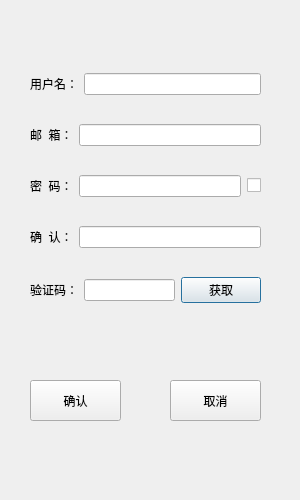
<?xml version="1.0" encoding="UTF-8"?>
<ui version="4.0">
 <class>RegisterDialog</class>
 <widget class="QDialog" name="RegisterDialog">
  <property name="geometry">
   <rect>
    <x>0</x>
    <y>0</y>
    <width>300</width>
    <height>500</height>
   </rect>
  </property>
  <property name="minimumSize">
   <size>
    <width>300</width>
    <height>500</height>
   </size>
  </property>
  <property name="maximumSize">
   <size>
    <width>300</width>
    <height>500</height>
   </size>
  </property>
  <property name="windowTitle">
   <string>Dialog</string>
  </property>
  <widget class="QWidget" name="layoutWidget">
   <property name="geometry">
    <rect>
     <x>30</x>
     <y>50</y>
     <width>231</width>
     <height>281</height>
    </rect>
   </property>
   <layout class="QVBoxLayout" name="verticalLayout_2">
    <item>
     <layout class="QHBoxLayout" name="horizontalLayout">
      <item>
       <widget class="QLabel" name="usr_label">
        <property name="text">
         <string>用户名：</string>
        </property>
       </widget>
      </item>
      <item>
       <widget class="QLineEdit" name="usr_lineEdit"/>
      </item>
     </layout>
    </item>
    <item>
     <layout class="QHBoxLayout" name="horizontalLayout_2">
      <item>
       <widget class="QLabel" name="email_label">
        <property name="text">
         <string>邮  箱：</string>
        </property>
       </widget>
      </item>
      <item>
       <widget class="QLineEdit" name="email_lineEdit"/>
      </item>
     </layout>
    </item>
    <item>
     <layout class="QHBoxLayout" name="horizontalLayout_3">
      <item>
       <widget class="QLabel" name="passworld_label">
        <property name="text">
         <string>密  码：</string>
        </property>
       </widget>
      </item>
      <item>
       <widget class="QLineEdit" name="passworld_lineEdit"/>
      </item>
      <item>
       <widget class="QCheckBox" name="checkBox">
        <property name="text">
         <string/>
        </property>
       </widget>
      </item>
     </layout>
    </item>
    <item>
     <layout class="QHBoxLayout" name="horizontalLayout_4">
      <item>
       <widget class="QLabel" name="confirmpassworld_label">
        <property name="text">
         <string>确  认：</string>
        </property>
       </widget>
      </item>
      <item>
       <widget class="QLineEdit" name="confirmpassworld_lineEdit"/>
      </item>
     </layout>
    </item>
    <item>
     <layout class="QHBoxLayout" name="horizontalLayout_5">
      <item>
       <widget class="QLabel" name="varify_label">
        <property name="text">
         <string>验证码：</string>
        </property>
       </widget>
      </item>
      <item>
       <widget class="QLineEdit" name="varify_lineEdit"/>
      </item>
      <item>
       <widget class="QPushButton" name="getvarify_pushButton">
        <property name="text">
         <string>获取</string>
        </property>
       </widget>
      </item>
     </layout>
    </item>
   </layout>
  </widget>
  <widget class="QPushButton" name="confirm_pushButton">
   <property name="geometry">
    <rect>
     <x>30</x>
     <y>380</y>
     <width>91</width>
     <height>41</height>
    </rect>
   </property>
   <property name="text">
    <string>确认</string>
   </property>
  </widget>
  <widget class="QPushButton" name="pushButton_3">
   <property name="geometry">
    <rect>
     <x>170</x>
     <y>380</y>
     <width>91</width>
     <height>41</height>
    </rect>
   </property>
   <property name="text">
    <string>取消</string>
   </property>
  </widget>
  <widget class="QLabel" name="error_tips">
   <property name="geometry">
    <rect>
     <x>80</x>
     <y>20</y>
     <width>141</width>
     <height>21</height>
    </rect>
   </property>
   <property name="text">
    <string/>
   </property>
   <property name="alignment">
    <set>Qt::AlignCenter</set>
   </property>
  </widget>
 </widget>
 <resources/>
 <connections/>
</ui>
